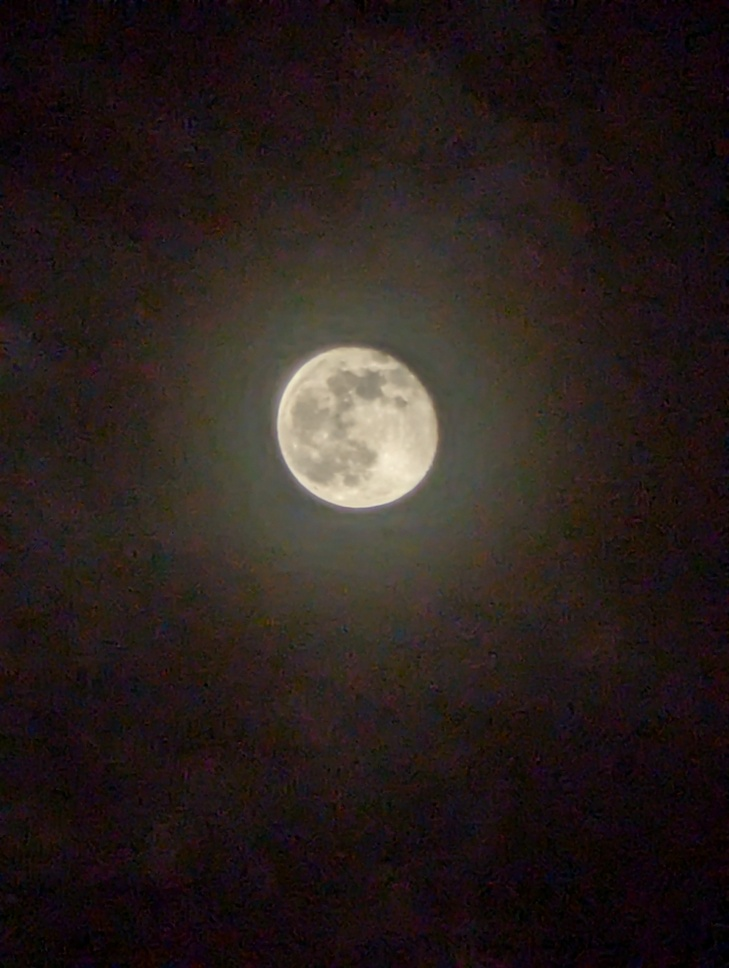
#> input picture 3_5_Preparation_Tests_for_Analysis_Procedure/3_5_3_Sampling_Visibilities_for_Image_Reconstruction/Imaging_test_moon.jpg, 729 x 968 px, shrunk from 3072 x 4080 before the run
$ jupyter execute --allow-errors Visibility_sampling.ipynb
#> lines starting #> are read from the running program, lines starting #| are printed output that depends on the picture
[cell 1]
import numpy as np
import matplotlib.pyplot as plt
import matplotlib.image as mpimg
# similarly implemented to http://math_research.uct.ac.za/~siphelo/admin/interferometry/5_Imaging/5_2_sampling_functions_and_psfs.html
moon = mpimg.imread('Imaging_test_moon.jpg')
#> moon is the input picture: shape (968, 729, 3); mean R, G, B 41.4, 31.7, 28.7
astropeiler = mpimg.imread('Imaging_test_astropeiler.jpg')
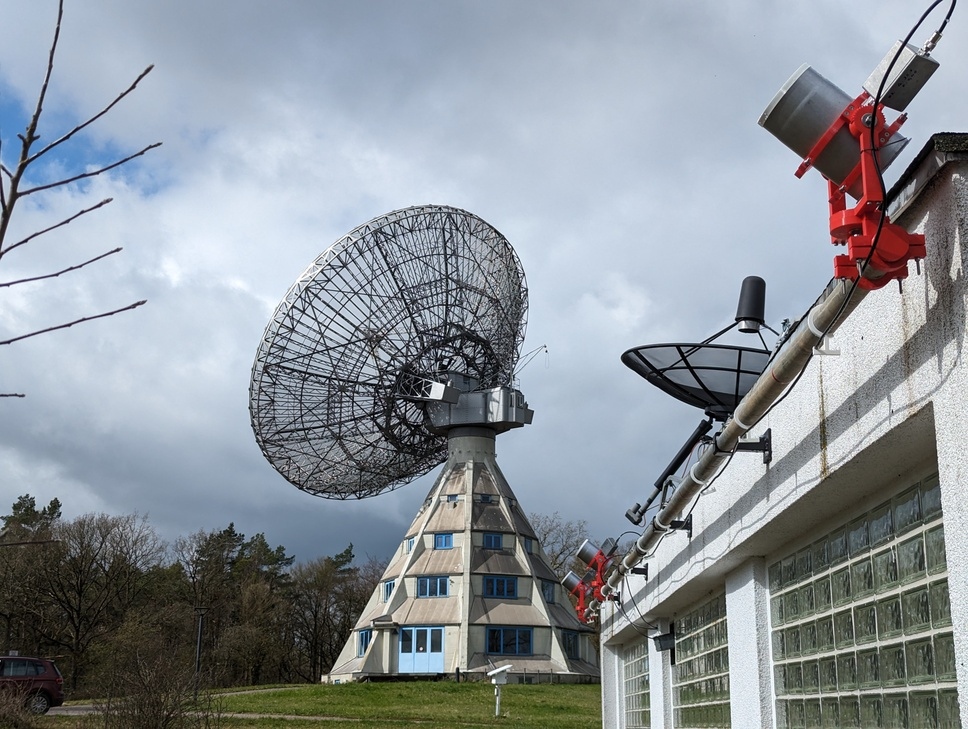
#> input picture 3_5_Preparation_Tests_for_Analysis_Procedure/3_5_3_Sampling_Visibilities_for_Image_Reconstruction/Imaging_test_astropeiler.jpg, 968 x 729 px, shrunk from 4080 x 3072 before the run
#> astropeiler is the input picture: shape (729, 968, 3); mean R, G, B 139.6, 146.7, 153.5
moon=np.rot90(moon)# rotate so pixel size matches
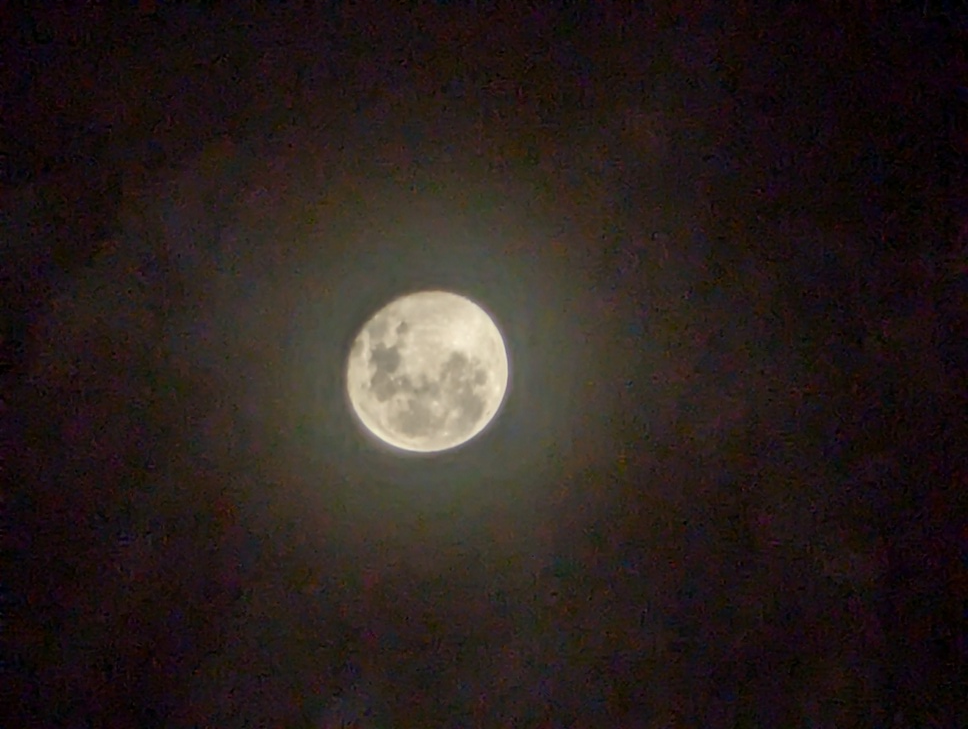
#> moon: shape (729, 968, 3); mean R, G, B 41.4, 31.7, 28.7
def go_gray(img):
    r, g, b = img[:,:,0], img[:,:,1], img[:,:,2]
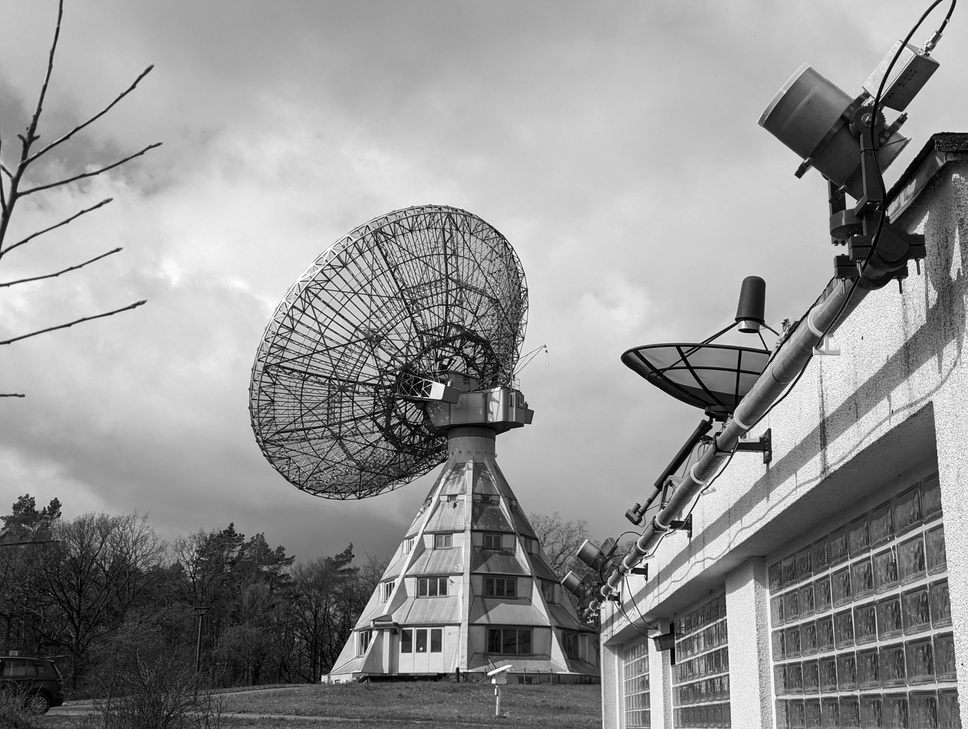
#> g: shape (729, 968); min 0, max 255, mean 146.7
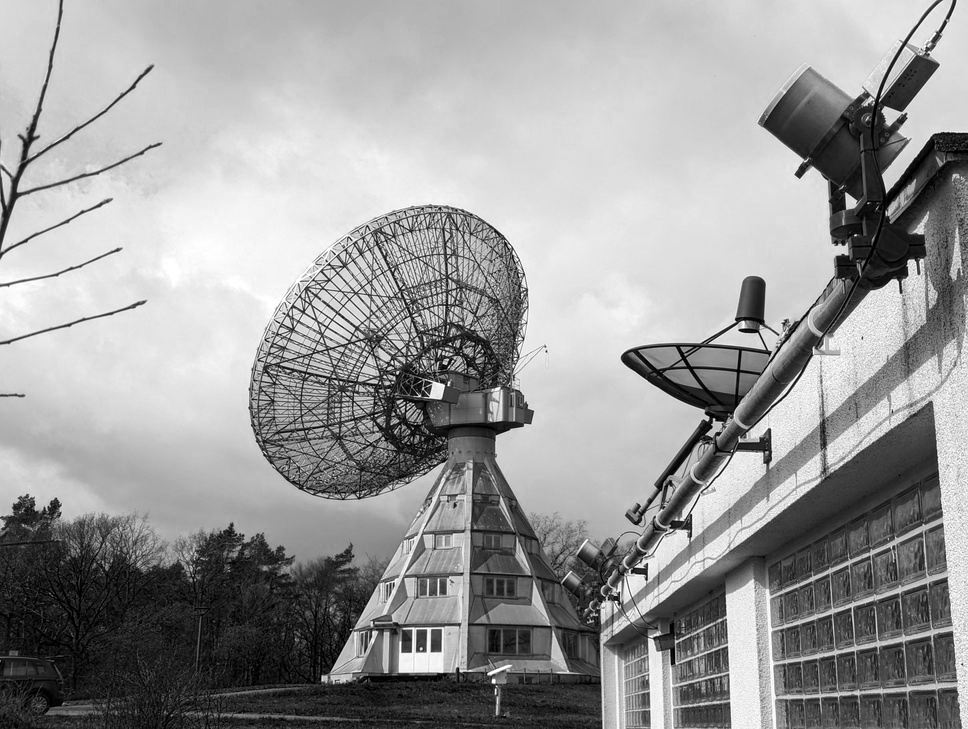
#> b: shape (729, 968); min 0, max 255, mean 153.5

    #gray scale conversion
    gray = 0.2989 * r + 0.5870 * g + 0.1140 * b
    return gray

astro = go_gray(astropeiler)
moon = go_gray(moon)
#> in go_gray (call 2), `r, g, b = img[:,:,0], img[:,:,1], img[:,:,2]`:
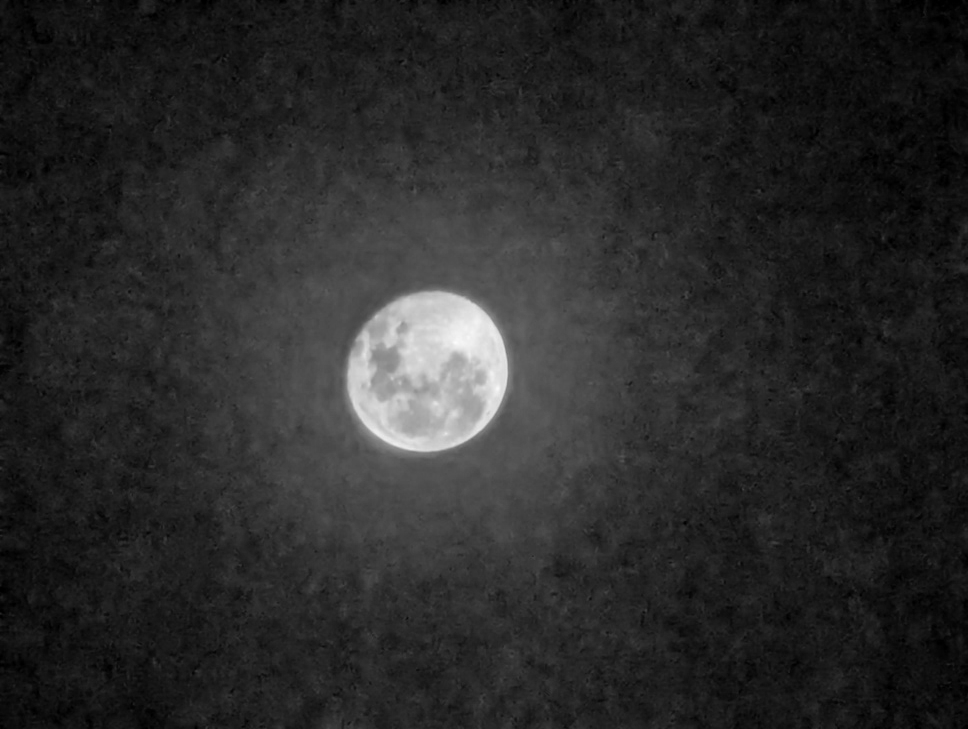
#> r: shape (729, 968); min 0, max 252, mean 41.4
#> in go_gray (call 2), `r, g, b = img[:,:,0], img[:,:,1], img[:,:,2]`:
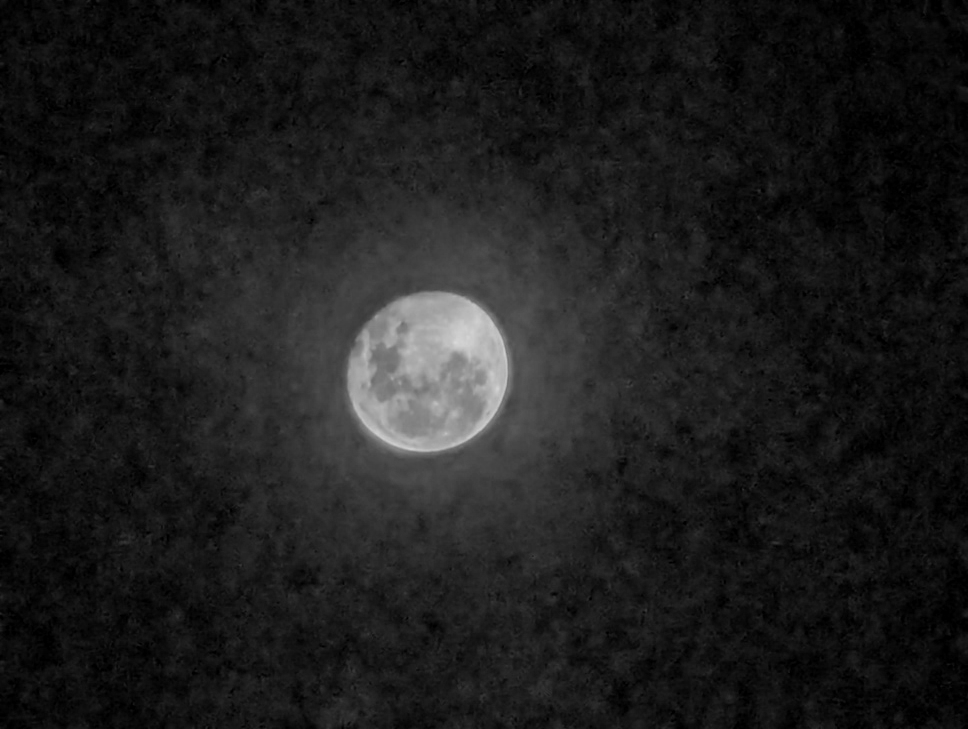
#> b: shape (729, 968); min 0, max 217, mean 28.7
fftastro = np.fft.fftshift(np.fft.fft2(astro))
fftmoon = np.fft.fftshift(np.fft.fft2(moon))

[cell 2]
def SampleVisibilities(vis, nsamples):
    """
    vis: fftimage
    nsamples: number of pixels sampled
    sample visibilities from fft image and perform inverse fft
    plot samplet visibilities and reconstructed image
    """
#> called with vis = array of shape (729, 968), nsamples = 10
    sampled_visibilities = np.zeros_like(vis) # empty array
    ypos = np.random.randint(0, vis.shape[0]-1, size=nsamples)
    xpos = np.random.randint(0, vis.shape[1]-1, size=nsamples)
    sampled_visibilities[ypos, xpos] = vis[ypos, xpos] #insert sampled visibilities
    InvFFT = np.abs(np.fft.ifft2(np.fft.fftshift(sampled_visibilities)))

    fig, axes = plt.subplots(figsize=(16,8))
    plt.subplot(1,2,1)
    plt.title('Sampled Visibilities')
    plt.imshow(np.abs(sampled_visibilities).astype(bool))
    plt.set_cmap('gray')

    plt.subplot(1,2,2)
    plt.title('Reconstructed Image')
    plt.imshow(InvFFT)
    plt.set_cmap('gray')


SampleVisibilities(fftmoon, int(1e1))

SampleVisibilities(fftmoon, int(1e3))

SampleVisibilities(fftmoon, int(1e5))

SampleVisibilities(fftmoon, int(1e6))

SampleVisibilities(fftmoon, int(1e7))

SampleVisibilities(fftastro, int(1e1))

SampleVisibilities(fftastro, int(1e3))

SampleVisibilities(fftastro, int(1e5))

SampleVisibilities(fftastro, int(1e6))

SampleVisibilities(fftastro, int(1e7))

#> (the rest of this cell did not finish here and is left out)
